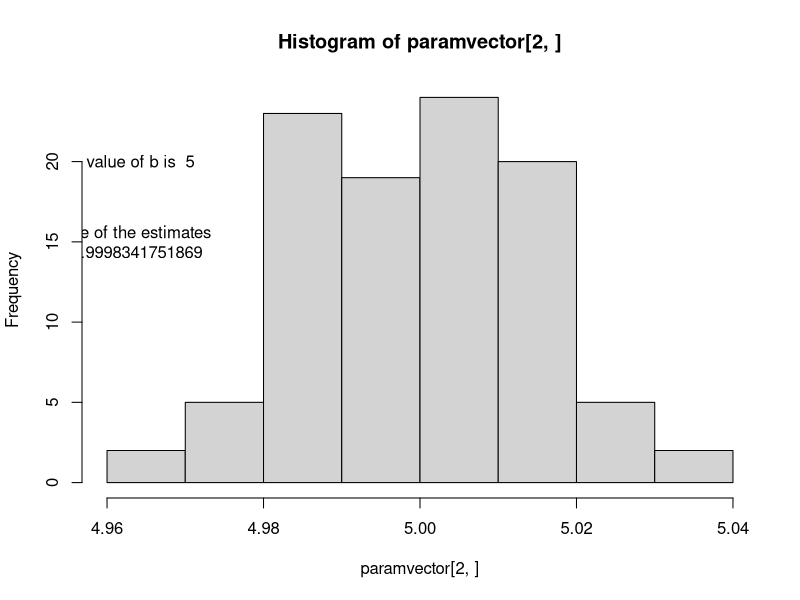
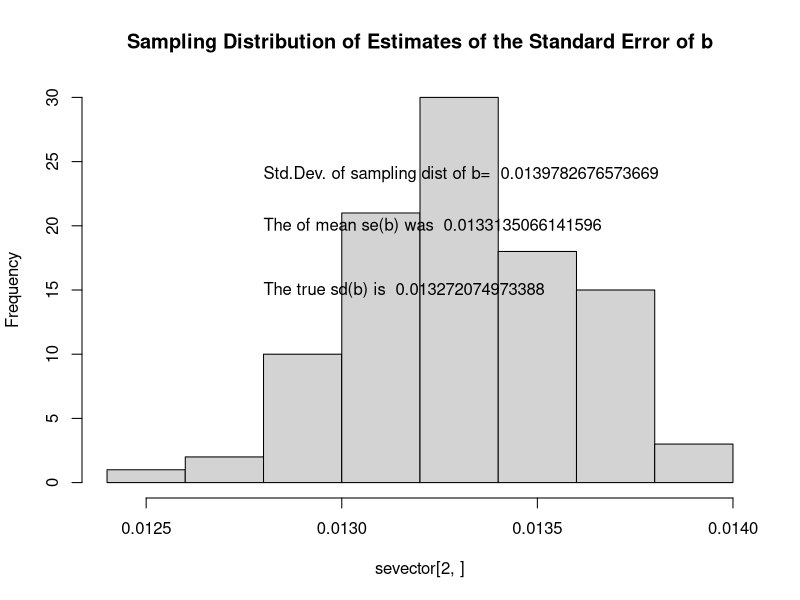

Reproduce these figures in R, in order.
## ols2.r
## PJ Feb. 8, 2002
## This is a little fancier version of ols1. This one
## highlights the fact that the standard error of b estimated
## in an individual run are close to the true standard deviation
## of b in its sampling distribution.

nOfRuns <- 100
a <- 2    #intercept parameter
b <- 5    #slope parameter
stderror <- 3  #standard deviation of error term

getPhonyData <- function (x){
  e<-rnorm(1000,sd=stderror)
  y<-b + b*x + e
}

x<- rnorm(1000,mean=10,sd=7)

conductSim <- function(i){
  y<-getPhonyData(x)  #x is grabbed from environment
  try(lm(y~x)) #output of last command is returned
}

## use lapply to run the sim over and over, stuff
## estimate objects into a list called result
result <- lapply(1:nOfRuns, conductSim)

## Get the estimates from run i
## Note you get the i'th one by result[[i]].
## here I take all coefficients
getCoeff <- function(i){result[[i]]$coefficients}

## collect up parameter estimates from all runs 
paramvector <- sapply(1:nOfRuns,getCoeff)

## get standard errors of estimates of "a" and "b" from run i
## second column of coefficients in summary is the standard errors
## so grab them.  There must be an easier way!
getSE <- function(i){summary(result[[i]])$coefficients[,2] }

## collect up standard errors of "a" and "b" from runs
sevector <- sapply(1:nOfRuns,getSE)

## print those out for fun
sevector

## the average of estimates of b across runs
meanb <- mean(paramvector[2,])
meanb
## the standard deviation of estimates of b across runs
stdb <- sd(paramvector[2,])
stdb 

hist(paramvector[2,])
text(x = 4.96, y = 20, paste("The true value of b is ", b))
text(x = 4.96, y = 15, paste("The average of the estimates \n of b is ", meanb))


## average of estimated standard errors of b
meanseb <- mean(sevector[2,])

## new histogram!
hist(sevector[2,], main="Sampling Distribution of Estimates of the Standard Error of b")

text(x = 0.0128, y = 24, adj = 0, paste("Std.Dev. of sampling dist of b= ", stdb))
text(x = 0.0128, y = 20, adj = 0, paste("The of mean se(b) was ", meanseb))
text(x = 0.0128, y = 15, adj = 0, paste ("The true sd(b) is ", stderror/sqrt(sum((x-mean(x))*(x-mean(x))))))
